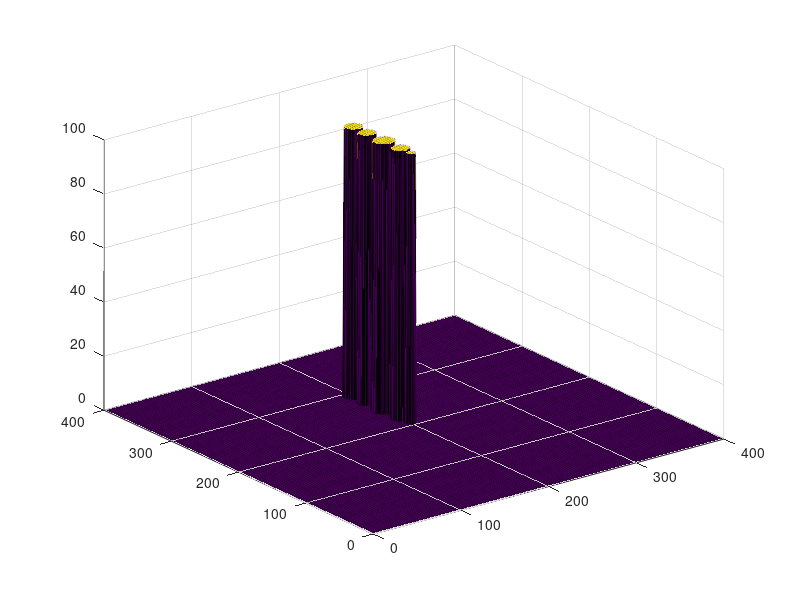

The MATLAB script that drew this image:
%obs=[r, x, y, z]
obs=[ 4,  5, 0, 0;
      8, 20, 0, 0;
     10, 45, 0, 0;
      8, 70, 0, 0;
      8, 90, 0, 0];

% obs=[ 5, 10, 0, 0;
%      20, 60, 0, 0];

%[-200,-200],[200,200]のフィールド
map_obs=zeros(400,400);
offset_x=200;
offset_y=200;

%y=y0+sqrt(r^2+(x-x0)^2)
for i=1:size(obs, 1)
    r=obs(i,1);
    x0=obs(i,2);
    y0=obs(i,3);
    for x=x0-r:0.1:x0+r
        y_max=y0+sqrt(r^2-(x-x0)^2)+offset_y;
        y_min=y0-sqrt(r^2-(x-x0)^2)+offset_y;
        y_max_=round(y_max);
        y_min_=round(y_min);
        x_=round(x+offset_x);
        disp(x_)
        map_obs(x_,y_min_:y_max_)=100;
    end
end

surfc(1:400, 1:400, map_obs)

save('fieldDataZObs','map_obs')
